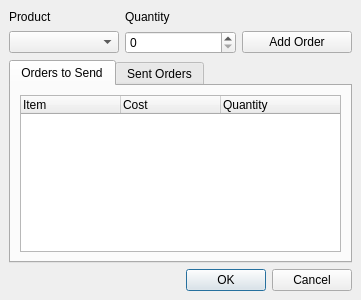
<ui version="4.0" >
 <class>Dialog</class>
 <widget class="QDialog" name="Dialog" >
  <property name="geometry" >
   <rect>
    <x>0</x>
    <y>0</y>
    <width>361</width>
    <height>300</height>
   </rect>
  </property>
  <property name="windowTitle" >
   <string>Cafeteria</string>
  </property>
  <property name="windowIcon" >
   <iconset>../../data/icons/pyKafe.png</iconset>
  </property>
  <layout class="QGridLayout" >
   <property name="margin" >
    <number>9</number>
   </property>
   <property name="spacing" >
    <number>6</number>
   </property>
   <item row="0" column="0" >
    <layout class="QGridLayout" >
     <property name="margin" >
      <number>0</number>
     </property>
     <property name="spacing" >
      <number>6</number>
     </property>
     <item row="0" column="2" >
      <spacer>
       <property name="orientation" >
        <enum>Qt::Vertical</enum>
       </property>
       <property name="sizeType" >
        <enum>QSizePolicy::Fixed</enum>
       </property>
       <property name="sizeHint" >
        <size>
         <width>20</width>
         <height>16</height>
        </size>
       </property>
      </spacer>
     </item>
     <item row="1" column="2" >
      <widget class="QPushButton" name="pushButton" >
       <property name="text" >
        <string>Add Order</string>
       </property>
       <property name="icon" >
        <iconset>../../data/icons/edit_add.png</iconset>
       </property>
      </widget>
     </item>
     <item row="1" column="0" >
      <widget class="QComboBox" name="comboBox" />
     </item>
     <item row="0" column="0" >
      <widget class="QLabel" name="label" >
       <property name="sizePolicy" >
        <sizepolicy>
         <hsizetype>5</hsizetype>
         <vsizetype>0</vsizetype>
         <horstretch>0</horstretch>
         <verstretch>0</verstretch>
        </sizepolicy>
       </property>
       <property name="text" >
        <string>Product</string>
       </property>
      </widget>
     </item>
     <item row="1" column="1" >
      <widget class="QSpinBox" name="spinBox" />
     </item>
     <item row="0" column="1" >
      <widget class="QLabel" name="label_2" >
       <property name="sizePolicy" >
        <sizepolicy>
         <hsizetype>5</hsizetype>
         <vsizetype>0</vsizetype>
         <horstretch>0</horstretch>
         <verstretch>0</verstretch>
        </sizepolicy>
       </property>
       <property name="text" >
        <string>Quantity</string>
       </property>
      </widget>
     </item>
    </layout>
   </item>
   <item row="2" column="0" >
    <widget class="QDialogButtonBox" name="buttonBox" >
     <property name="orientation" >
      <enum>Qt::Horizontal</enum>
     </property>
     <property name="standardButtons" >
      <set>QDialogButtonBox::Cancel|QDialogButtonBox::NoButton|QDialogButtonBox::Ok</set>
     </property>
    </widget>
   </item>
   <item row="1" column="0" >
    <widget class="QTabWidget" name="tabWidget" >
     <property name="currentIndex" >
      <number>0</number>
     </property>
     <widget class="QWidget" name="tab" >
      <attribute name="title" >
       <string>Orders to Send</string>
      </attribute>
      <layout class="QGridLayout" >
       <property name="margin" >
        <number>9</number>
       </property>
       <property name="spacing" >
        <number>6</number>
       </property>
       <item row="0" column="0" >
        <widget class="QTreeWidget" name="treeWidget" >
         <column>
          <property name="text" >
           <string>Item</string>
          </property>
         </column>
         <column>
          <property name="text" >
           <string>Cost</string>
          </property>
         </column>
         <column>
          <property name="text" >
           <string>Quantity</string>
          </property>
         </column>
        </widget>
       </item>
      </layout>
     </widget>
     <widget class="QWidget" name="tab_2" >
      <attribute name="title" >
       <string>Sent Orders</string>
      </attribute>
      <layout class="QGridLayout" >
       <property name="margin" >
        <number>9</number>
       </property>
       <property name="spacing" >
        <number>6</number>
       </property>
       <item row="0" column="0" >
        <widget class="QTreeWidget" name="treeWidget_2" >
         <column>
          <property name="text" >
           <string>Item</string>
          </property>
         </column>
         <column>
          <property name="text" >
           <string>Cost</string>
          </property>
         </column>
         <column>
          <property name="text" >
           <string>Quantity</string>
          </property>
         </column>
        </widget>
       </item>
      </layout>
     </widget>
    </widget>
   </item>
  </layout>
 </widget>
 <resources/>
 <connections>
  <connection>
   <sender>buttonBox</sender>
   <signal>accepted()</signal>
   <receiver>Dialog</receiver>
   <slot>accept()</slot>
   <hints>
    <hint type="sourcelabel" >
     <x>248</x>
     <y>254</y>
    </hint>
    <hint type="destinationlabel" >
     <x>157</x>
     <y>274</y>
    </hint>
   </hints>
  </connection>
  <connection>
   <sender>buttonBox</sender>
   <signal>rejected()</signal>
   <receiver>Dialog</receiver>
   <slot>reject()</slot>
   <hints>
    <hint type="sourcelabel" >
     <x>316</x>
     <y>260</y>
    </hint>
    <hint type="destinationlabel" >
     <x>286</x>
     <y>274</y>
    </hint>
   </hints>
  </connection>
 </connections>
</ui>
